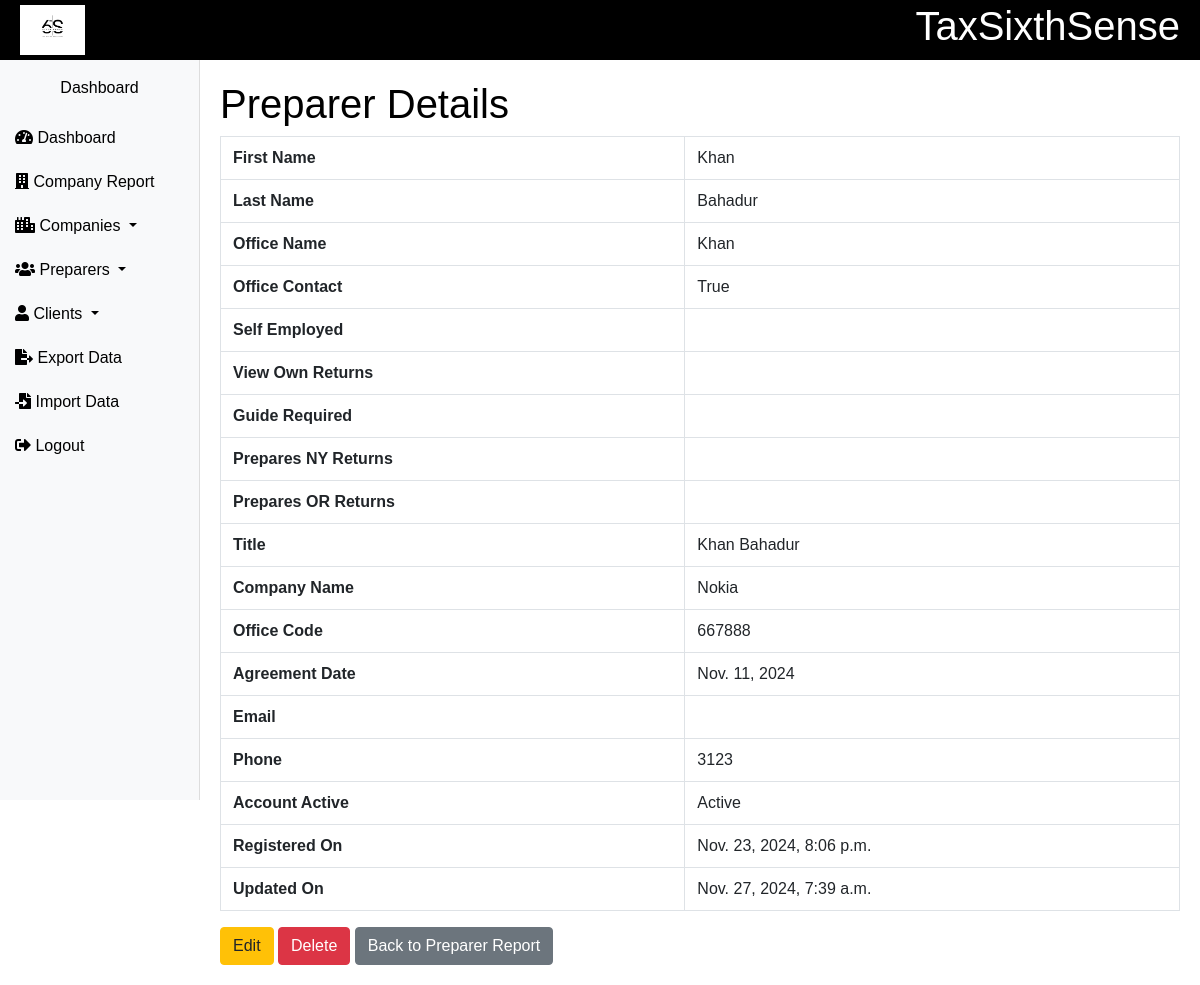
The page /preparers/1/ on the database as committed earlier.
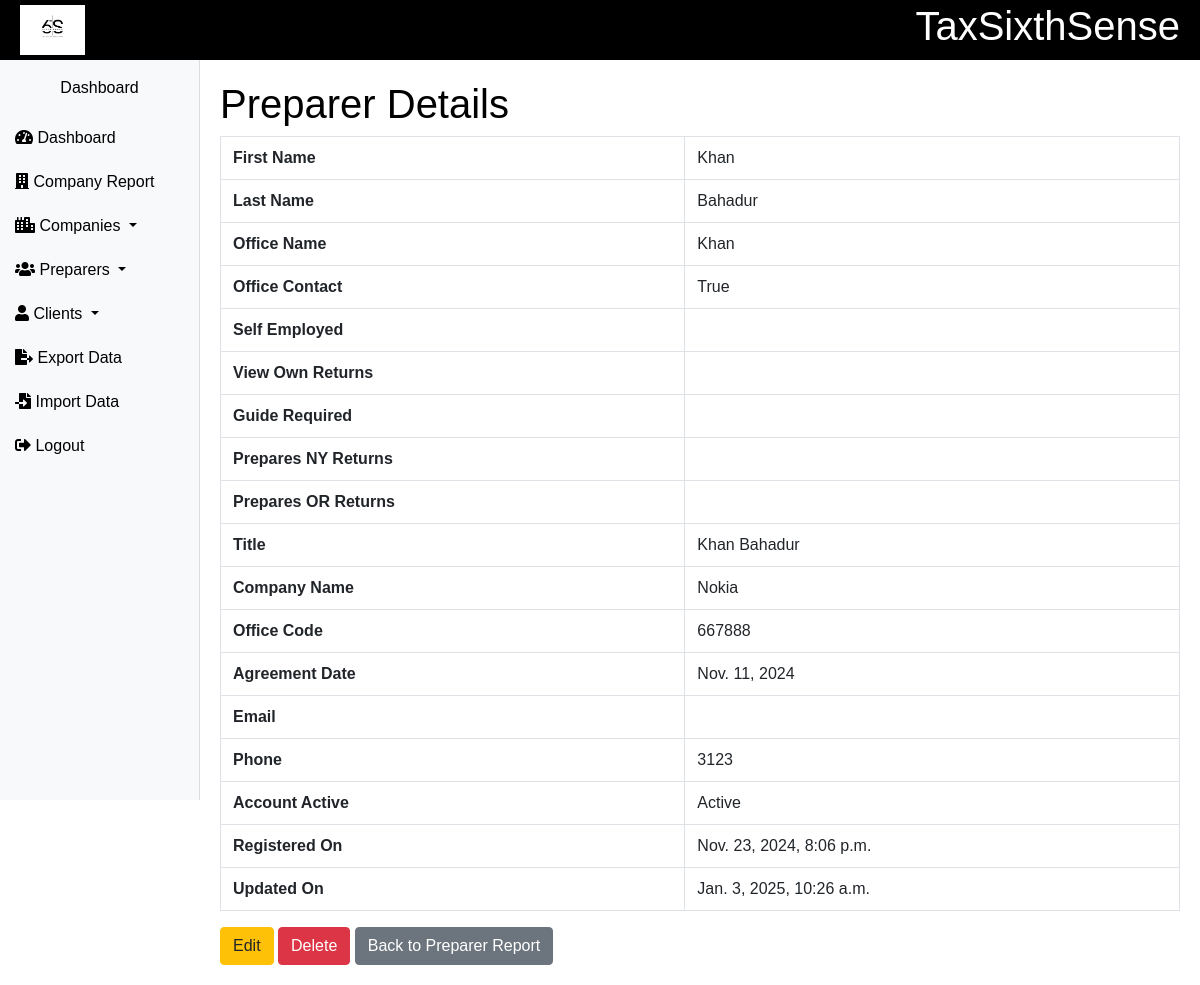
The same page on the database as committed later.
### sixthSense/models.py (models this page shows, shortened)
class Preparer(models.Model):
    user = models.OneToOneField(User, on_delete=models.CASCADE, related_name='preparer_profile')
    ACCOUNT_STATUS_CHOICES = [
        ('active', 'Active'),
        ('inactive', 'Inactive'),
    ]
    ptin= models.CharField(max_length=50, blank=True)
    first_name = models.CharField(max_length=100)
    last_name = models.CharField(max_length=100)
    preparer_email= models.EmailField()
    office_name = models.CharField(max_length=255, blank=True)
    office_contact = models.BooleanField(default=False)
    self_employed = models.BooleanField(default=False)
    view_own_returns = models.BooleanField(default=False)
    guide_required = models.BooleanField(default=False)
    prepares_ny = models.BooleanField(default=False)
    prepares_or_returns = models.BooleanField(default=False)
    title = models.CharField(max_length=100, blank=True)
    company_name = models.CharField(max_length=255, blank=True)
    office_code = models.CharField(max_length=50, blank=True)
    agree_date = models.DateField(blank=True, null=True)
    phone = models.CharField(max_length=15, blank=True)
    account_active = models.CharField(max_length=8, choices=ACCOUNT_STATUS_CHOICES)
    registered_on = models.DateTimeField(auto_now_add=True)
    updated_on = models.DateTimeField(auto_now=True)

### sixthSense/views.py (the view)
# urls.py: path('preparers/<int:preparer_id>/', preparer_details, name='preparer_details'),
def preparer_details(request, preparer_id):
    preparer = get_object_or_404(Preparer, id=preparer_id)
    return render(request, 'sixthSense/preparer_details.html', {'preparer': preparer})

### sixthSense/templates/sixthSense/preparer_details.html (shortened to what this page needs)
{% extends 'sixthSense/base.html' %}
{% block content %}
<h1>Preparer Details</h1>
<table class="table table-bordered">
    <tr>
        <th>First Name</th>
        <td>{{ preparer.first_name }}</td>
    </tr>
    <tr>
        <th>Last Name</th>
        <td>{{ preparer.last_name }}</td>
    </tr>
    <tr>
        <th>Office Name</th>
        <td>{{ preparer.office_name }}</td>
    </tr>
    <tr>
        <th>Office Contact</th>
        <td>{{ preparer.office_contact }}</td>
    </tr>
    <tr>
        <th>Self Employed</th>
        <td>{{ preparer.get_self_employed_display }}</td>
    </tr>
    <tr>
        <th>View Own Returns</th>
        <td>{{ preparer.get_view_own_returns_display }}</td>
    </tr>
    <tr>
        <th>Guide Required</th>
        <td>{{ preparer.get_guide_required_display }}</td>
    </tr>
    <tr>
        <th>Prepares NY Returns</th>
        <td>{{ preparer.get_prepares_ny_display }}</td>
    </tr>
    <tr>
        <th>Prepares OR Returns</th>
        <td>{{ preparer.get_prepares_or_returns_display }}</td>
    </tr>
    <tr>
        <th>Title</th>
        <td>{{ preparer.title }}</td>
    </tr>
    <tr>
        <th>Company Name</th>
        <td>{{ preparer.company_name }}</td>
    </tr>
    <tr>
        <th>Office Code</th>
        <td>{{ preparer.office_code }}</td>
    </tr>
    <tr>
        <th>Agreement Date</th>
        <td>{{ preparer.agree_date }}</td>
    </tr>
    <tr>
        <th>Email</th>
        <td>{{ preparer.email }}</td>
    </tr>
    <tr>
        <th>Phone</th>
        <td>{{ preparer.phone }}</td>
    </tr>
    <tr>
        <th>Account Active</th>
        <td>{{ preparer.get_account_active_display }}</td>
    </tr>
    <tr>
        <th>Registered On</th>
        <td>{{ preparer.registered_on }}</td>
    </tr>
    <tr>
        <th>Updated On</th>
        <td>{{ preparer.updated_on }}</td>
    </tr>
</table>
<a href="{% url 'edit_preparer_inline' preparer.pk %}" class="btn btn-warning">Edit</a>
<form action="{% url 'delete_preparer' preparer.pk %}" method="POST" style="display:inline;">
    <button type="submit" class="btn btn-danger">Delete</button>
</form>
<a href="{% url 'preparer_report' %}" class="btn btn-secondary">Back to Preparer Report</a>
{% endblock %}

### sixthSense/templates/sixthSense/base.html (shortened to what this page needs)
{% load static %}
<html lang="en">
<head>
    <link rel="stylesheet" href="https://stackpath.bootstrapcdn.com/bootstrap/4.5.2/css/bootstrap.min.css">
    <link rel="stylesheet" href="https://cdnjs.cloudflare.com/ajax/libs/font-awesome/5.15.3/css/all.min.css">
</head>
<body>
<div class="header">
    {% load static %}
    <img src="{% static 'assets/img/logo1.png' %}" alt="Logo">
    <h1>TaxSixthSense</h1>
</div>
<div id="wrapper">
    <div class="sidebar" id="sidebar">
        <div class="sidebar-heading text-center py-3">Dashboard</div>
        <div class="list-group list-group-flush">
            <a href="{% url 'company_dashboard' %}" class="nav-link">
                <i class="fas fa-tachometer-alt"></i> Dashboard
            </a>
            <a href="{% url 'company_report' %}" class="nav-link">
                <i class="fas fa-building"></i> Company Report
            </a>
            <div class="dropdown">
                <a class="nav-link dropdown-toggle" href="#" id="dropdownCompanies" data-toggle="dropdown" aria-haspopup="true" aria-expanded="false">
                    <i class="fas fa-city"></i> Companies
                </a>
            </div>
            <div class="dropdown">
                <a class="nav-link dropdown-toggle" href="#" id="dropdownPreparers" data-toggle="dropdown" aria-haspopup="true" aria-expanded="false">
                    <i class="fas fa-users"></i> Preparers
                </a>
            </div>
            <div class="dropdown">
                <a class="nav-link dropdown-toggle" href="#" id="dropdownClients" data-toggle="dropdown" aria-haspopup="true" aria-expanded="false">
                    <i class="fas fa-user"></i> Clients
                </a>
            </div>
            <a href="{% url 'export_data_to_excel' %}" class="nav-link">
                <i class="fas fa-file-export"></i> Export Data
            </a>
            <a href="{% url 'import_data_to_excel' %}" class="nav-link">
                <i class="fas fa-file-import"></i> Import Data
            </a>
            <a href="{% url 'logout' %}" class="nav-link">
                <i class="fas fa-sign-out-alt"></i> Logout
            </a>
        </div>
    </div>
    <div class="content">
        {% block content %}
        {% endblock %}
    </div>
</div>
</body>
</html>

### sixthSense/templates/sixthSense/base.html (style rules this page uses)
body { margin: 0; font-family: Arial, sans-serif; background: white; color: black; }
.nav-link, .dropdown-item { color: black; }
.content { margin-left: 200px; padding: 20px; width: calc(100% - 200px); background: white; color: black; }
.header { width: 100%; height: 60px; background-color: black; display: flex; align-items: center; justify-content: space-between; padding: 0 20px; position: fixed; top: 0; z-index: 1000; color: white; }
.header img { height: 50px; }
#wrapper { display: flex; margin-top: 60px; }
.sidebar { height: calc(100vh - 60px); width: 200px; background-color: #f8f9fa; color: black; position: fixed; border-right: 1px solid #ddd; }
.sidebar .nav-link { color: black; padding: 10px 15px; }

Rows that differ between the two databases and show on the page:
changed Preparer "Khan": updated_on "Nov. 27, 2024, 7:39 a.m." → "Jan. 3, 2025, 10:26 a.m."
